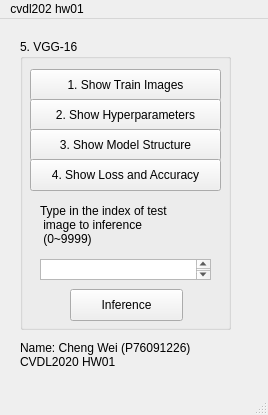
<?xml version="1.0" encoding="UTF-8"?>
<ui version="4.0">
 <class>MainWindow</class>
 <widget class="QMainWindow" name="MainWindow">
  <property name="geometry">
   <rect>
    <x>0</x>
    <y>0</y>
    <width>268</width>
    <height>415</height>
   </rect>
  </property>
  <property name="windowTitle">
   <string>MainWindow</string>
  </property>
  <widget class="QWidget" name="centralwidget">
   <widget class="QLabel" name="label_2">
    <property name="geometry">
     <rect>
      <x>20</x>
      <y>310</y>
      <width>211</width>
      <height>51</height>
     </rect>
    </property>
    <property name="text">
     <string>Name: Cheng Wei (P76091226) 
CVDL2020 HW01</string>
    </property>
   </widget>
   <widget class="QGroupBox" name="groupBox">
    <property name="geometry">
     <rect>
      <x>20</x>
      <y>20</y>
      <width>211</width>
      <height>291</height>
     </rect>
    </property>
    <property name="title">
     <string>5. VGG-16</string>
    </property>
    <widget class="QPushButton" name="showTrainImage">
     <property name="geometry">
      <rect>
       <x>10</x>
       <y>30</y>
       <width>191</width>
       <height>32</height>
      </rect>
     </property>
     <property name="text">
      <string>1. Show Train Images</string>
     </property>
    </widget>
    <widget class="QPushButton" name="showHypterparameters">
     <property name="geometry">
      <rect>
       <x>10</x>
       <y>60</y>
       <width>191</width>
       <height>32</height>
      </rect>
     </property>
     <property name="text">
      <string>2. Show Hyperparameters</string>
     </property>
    </widget>
    <widget class="QPushButton" name="showModelStructure">
     <property name="geometry">
      <rect>
       <x>10</x>
       <y>90</y>
       <width>191</width>
       <height>32</height>
      </rect>
     </property>
     <property name="text">
      <string>3. Show Model Structure</string>
     </property>
    </widget>
    <widget class="QPushButton" name="showLossAndAccuracy">
     <property name="geometry">
      <rect>
       <x>10</x>
       <y>120</y>
       <width>191</width>
       <height>32</height>
      </rect>
     </property>
     <property name="text">
      <string>4. Show Loss and Accuracy</string>
     </property>
    </widget>
    <widget class="QTextEdit" name="testImageIndex">
     <property name="geometry">
      <rect>
       <x>20</x>
       <y>220</y>
       <width>171</width>
       <height>21</height>
      </rect>
     </property>
    </widget>
    <widget class="QPushButton" name="inference">
     <property name="geometry">
      <rect>
       <x>50</x>
       <y>250</y>
       <width>113</width>
       <height>32</height>
      </rect>
     </property>
     <property name="text">
      <string>Inference</string>
     </property>
    </widget>
    <widget class="QLabel" name="label">
     <property name="geometry">
      <rect>
       <x>20</x>
       <y>160</y>
       <width>171</width>
       <height>51</height>
      </rect>
     </property>
     <property name="text">
      <string>Type in the index of test 
 image to inference 
 (0~9999)</string>
     </property>
    </widget>
   </widget>
  </widget>
  <widget class="QMenuBar" name="menubar">
   <property name="geometry">
    <rect>
     <x>0</x>
     <y>0</y>
     <width>268</width>
     <height>22</height>
    </rect>
   </property>
   <widget class="QMenu" name="menucvdl202_hw01">
    <property name="title">
     <string>cvdl202 hw01</string>
    </property>
   </widget>
   <addaction name="menucvdl202_hw01"/>
  </widget>
  <widget class="QStatusBar" name="statusbar"/>
 </widget>
 <resources/>
 <connections>
  <connection>
   <sender>showTrainImage</sender>
   <signal>clicked()</signal>
   <receiver>showTrainImage</receiver>
   <slot>click()</slot>
   <hints>
    <hint type="sourcelabel">
     <x>125</x>
     <y>87</y>
    </hint>
    <hint type="destinationlabel">
     <x>125</x>
     <y>87</y>
    </hint>
   </hints>
  </connection>
  <connection>
   <sender>showHypterparameters</sender>
   <signal>clicked()</signal>
   <receiver>showHypterparameters</receiver>
   <slot>click()</slot>
   <hints>
    <hint type="sourcelabel">
     <x>125</x>
     <y>117</y>
    </hint>
    <hint type="destinationlabel">
     <x>125</x>
     <y>117</y>
    </hint>
   </hints>
  </connection>
  <connection>
   <sender>showModelStructure</sender>
   <signal>clicked()</signal>
   <receiver>showModelStructure</receiver>
   <slot>click()</slot>
   <hints>
    <hint type="sourcelabel">
     <x>125</x>
     <y>147</y>
    </hint>
    <hint type="destinationlabel">
     <x>125</x>
     <y>147</y>
    </hint>
   </hints>
  </connection>
  <connection>
   <sender>testImageIndex</sender>
   <signal>cursorPositionChanged()</signal>
   <receiver>statusbar</receiver>
   <slot>update()</slot>
   <hints>
    <hint type="sourcelabel">
     <x>125</x>
     <y>272</y>
    </hint>
    <hint type="destinationlabel">
     <x>133</x>
     <y>404</y>
    </hint>
   </hints>
  </connection>
  <connection>
   <sender>inference</sender>
   <signal>clicked()</signal>
   <receiver>inference</receiver>
   <slot>click()</slot>
   <hints>
    <hint type="sourcelabel">
     <x>126</x>
     <y>307</y>
    </hint>
    <hint type="destinationlabel">
     <x>126</x>
     <y>307</y>
    </hint>
   </hints>
  </connection>
 </connections>
</ui>
